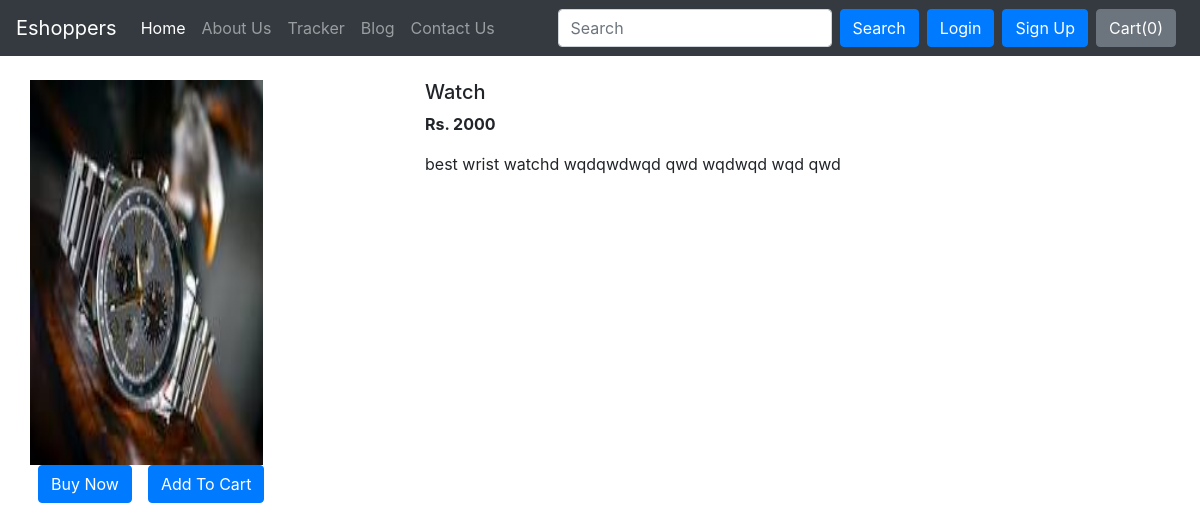
The page /shop/products/1 on the database its author committed.
### shop/models.py (models this page shows, shortened)
class Product(models.Model):
    product_id = models.AutoField
    product_name = models.CharField(max_length=50)
    category=models.CharField(max_length=50, default="")
    subcategory=models.CharField(max_length=50, default="")
    price=models.IntegerField(default=0)
    desc = models.CharField(max_length=3000)
    pub_date = models.DateField()
    image= models.ImageField(upload_to="shop/images",default="")

### shop/views.py (the view)
# urls.py: path("products/<int:myid>", views.productView, name="ProductView"),
def productView(request, myid):
    product = Product.objects.filter(id=myid)
    return render(request, 'shop/prodView.html', {'product':product[0]})

### shop/templates/shop/prodView.html (shortened to what this page needs)
{% extends 'shop/basic.html' %}
{% block body %}
<div class="container my-4">
    <div class="row">
        <div class="col-md-4">
            <div class="row">
                <img src="/media//{{product.image}}" width="233px" height="385px">
            </div>
             <div class="row">
            <button class="btn btn-primary mx-2"> Buy Now</button>
            <button class="btn btn-primary mx-2 "> Add To Cart</button>
        </div>
        </div>
           <div class="col-md-8">
        <h5>{{product.product_name}}</h5>
        <p><b> Rs. {{product.price}}</b></p>
        <p>{{product.desc}}</p>
    </div>
    </div>
</div>
{% endblock %}

### rows shown on the page
Product: image (picture), product_name "Watch", price "2000", desc "best wrist watchd wqdqwdwqd qwd wqdwqd wqd qwd"
